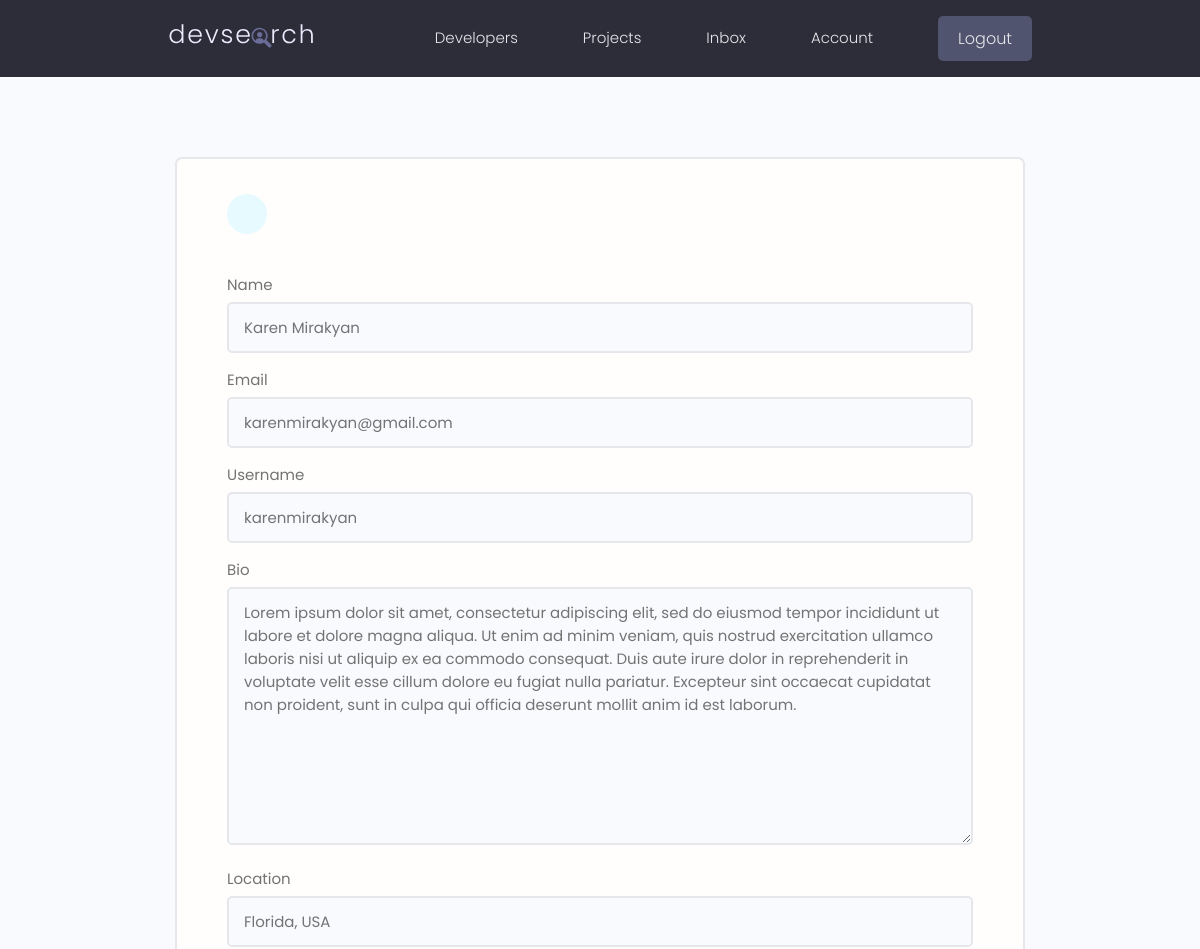
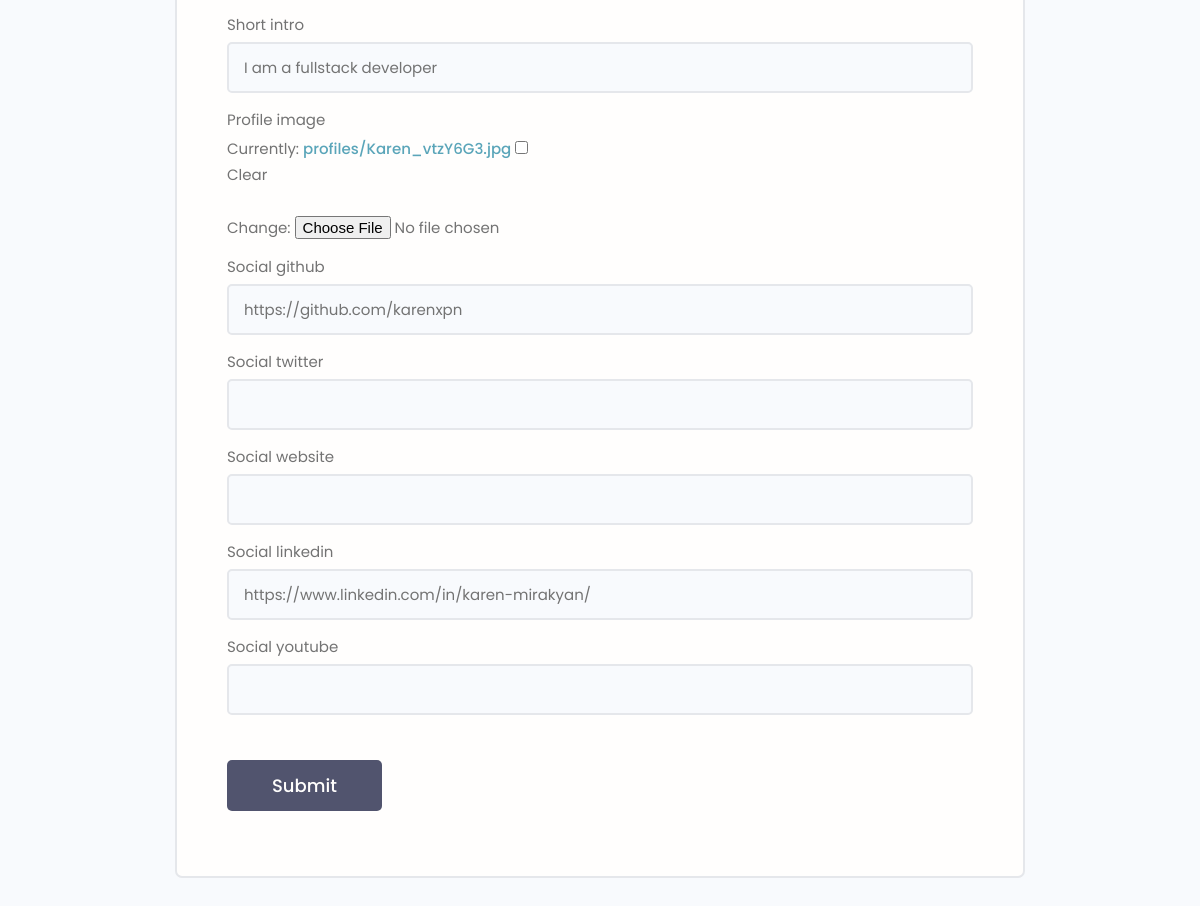
The page /edit-account/ (signed in) on the database its author committed (2 pictures, top to bottom).
### users/models.py (models this page shows, shortened)
class Profile(models.Model):
    user = models.OneToOneField(User, on_delete=models.CASCADE, null=True, blank=True)
    name = models.CharField(max_length=200, blank=True, null=True)
    username = models.CharField(max_length=200, blank=True, null=True)
    location = models.CharField(max_length=200, blank=True, null=True)
    email = models.EmailField(max_length=200, blank=True, null=True)
    short_intro = models.CharField(max_length=200, blank=True, null=True)
    bio = models.TextField(blank=True, null=True)
    profile_image = models.ImageField(null=True, blank=True, upload_to='profiles/', default='profiles/user-default.png')
    social_github = models.CharField(max_length=200, blank=True, null=True)
    social_twitter = models.CharField(max_length=200, blank=True, null=True)
    social_linkedin = models.CharField(max_length=200, blank=True, null=True)
    social_youtube = models.CharField(max_length=200, blank=True, null=True)
    social_website = models.CharField(max_length=200, blank=True, null=True)
    created = models.DateTimeField(auto_now_add=True)
    id = models.UUIDField(default=uuid.uuid4, unique=True, primary_key=True, editable=False)

### users/views.py (the view)
# urls.py: path('edit-account/', views.edit_account, name='edit-account'),
@login_required(login_url='login')
def edit_account(request):
    profile = request.user.profile
    form = ProfileForm(instance=profile)
    if request.method == 'POST':
        form = ProfileForm(request.POST, request.FILES, instance=profile)
        if form.is_valid():
            form.save()
            return redirect('account')
    context = {'form': form}
    return render(request, 'users/profile_form.html', context)

### users/forms.py
class ProfileForm(ModelForm):
    class Meta:
        model = Profile
        fields = ['name',
                  'email',
                  'username',
                  'bio',
                  'location',
                  'short_intro',
                  'profile_image',
                  'social_github',
                  'social_twitter',
                  'social_website',
                  'social_linkedin',
                  'social_youtube']
    def __init__(self, *args, **kwargs):
        super(ProfileForm, self).__init__(*args, **kwargs)
        for name, field in self.fields.items():
            field.widget.attrs.update({'class': 'input'})

### users/templates/users/profile_form.html (shortened to what this page needs)
{% extends 'main.html' %}
{% block content %}
    <main class="formPage my-xl">
        <div class="content-box">
            <div class="formWrapper">
                <a class="backButton" href="{% url 'account' %}"></a>
                <br>
                <form class="form"  method="POST" action="{% url 'edit-account' %}" enctype="multipart/form-data">
                    {% for field in form %}
                        <div class="form__field">
                            <label for="formInput#text">{{field.label}}</label>
                            {{ field }}
                        </div>
                    {% endfor %}
                    <input class="btn btn--sub btn--lg  my-md" type="submit" value="Submit" />
                </form>
            </div>
        </div>
    </main>
{% endblock %}

### static/styles/app.css (style rules this page uses)
:root { --color-sub: #2d2d39; }
.btn--sub { background-color: var(--color-sub-light); }
.content-box { width: 95%; max-width: 85rem; margin: 0 auto; }
.backButton { background: var(--color-main-light); color: var(--color-main); width: 4rem; height: 4rem; display: flex; align-items: center; justify-content: center; border-radius: 50%; }
.formPage .formWrapper { list-style: none; background: var(--color-white); padding: 3.5rem 5rem; border: 2px solid var(--color-light); border-radius: 0.7rem; }

### static/uikit/styles/modules/_variables.css (style rules this page uses)
:root { --color-main: #5aa5b9; --color-main-light: #e6faff; --color-sub: #3f4156; --color-sub-light: #51546e; --color-sub-lighter: #ededfd; --color-text: #737373; --color-gray: #8b8b8b; --color-light: #e5e7eb; --color-light-gray: #767676; --color-bg: #f8fafd; --color-white: #fffefd; --color-white-light: #f3f3f3; --color-success: #359e64; --color-success-bg: #def8e8; --color-error: #fc4b0b; --color-error-bg: #fff2ee; --font-base: 'Poppins', arial, helvetica, 'Segoe UI', roboto, ubuntu, sans-serif; --font-monospace: 'Fira Code', 'Courier New', courier, monospace; --font-regular: 300; --font-medium: 500; --font-bold: 700; --generic-shadow: 1px 1px 5px #00000010; --generic-transition: all 0.3s ease-in-out; }

### static/uikit/styles/modules/_base.css (style rules this page uses)
* { margin: 0; padding: 0; box-sizing: border-box; text-rendering: optimizeLegibility; color: inherit; font-size: inherit; }
html { font-size: 50%; }
@media only screen and (min-width: 480px) { html { font-size: 56.25%; } }
@media only screen and (min-width: 1200px) { html { font-size: 62.5%; } }
body { line-height: 1.6; font-weight: 400; font-size: 1.5rem; color: var(--color-text); background-color: var(--color-bg); min-height: 100vh; }

### static/uikit/styles/modules/_typography.css (style rules this page uses)
* { font-family: var(--font-base); }
a { padding-bottom: 2px; text-decoration: none; display: inline-block; color: var(--color-main); font-weight: var(--font-medium); }

### static/uikit/styles/modules/_utilities.css (style rules this page uses)
.my-md { margin: 3rem auto; }
.my-xl { margin: 8rem auto; }

### static/uikit/styles/modules/_button.css (style rules this page uses)
.btn { display: inline-block; position: relative; cursor: pointer; background-color: var(--color-light); font-weight: var(--font-medium); color: var(--color-sub); text-decoration: none; padding: 1rem 2rem; border-radius: 0.5rem; border: none; width: -webkit-fit-content; width: -moz-fit-content; width: fit-content; height: -webkit-fit-content; height: -moz-fit-content; height: fit-content; font-size: 1.6rem; outline-width: 0; outline-color: transparent; -webkit-backface-visibility: hidden; backface-visibility: hidden; transition: all 0.3s ease-in-out; }
.btn--sub { background-color: var(--color-sub); color: var(--color-white); }
.btn--lg { font-size: 1.8rem; padding: 1.2rem 4.5rem; }

### static/uikit/styles/modules/_form.css (style rules this page uses)
.form { display: block; }
.form__field { margin-top: 1.5rem; margin-bottom: 1.5rem; }
.form__label, .form__field > label { display: block; margin-bottom: 0.5rem; color: var(--color-text); }
input.input[type='text'], input.input[type='email'], input.input[type='password'], input.input[type='number'], textarea.input { min-width: 24rem; width: 100%; padding: 1.2rem 1.5rem; border-radius: 0.5rem; border: 2px solid var(--color-light); transition: all 0.3s ease-in-out; background-color: var(--color-bg); }

### rows shown on the page
Profile: form "Karen Mirakyan" "karenmirakyan@gmail.com" "karenmirakyan" "Lorem ipsum dolor sit amet, consectetur adipiscing elit, sed do eiusmod tempor incididunt ut labore et dolore magna aliqua. Ut enim ad minim veniam, quis nostrud exercitation ullamco laboris nisi ut aliquip ex ea commodo consequat. Duis aute irure dolor in reprehenderit in voluptate velit esse cillum dolore eu fugiat nulla pariatur. Excepteur sint occaecat cupidatat non proident, sunt in culpa qui officia deserunt mollit anim id est laborum." "Florida, USA" "I am a fullstack developer" "https://github.com/karenxpn" "https://www.linkedin.com/in/karen-mirakyan/"

### other values the page prints
{{ field.label }} "Name" "Email" "Username" "Bio" "Location" "Short intro" "Profile image" "Social github" "Social twitter" "Social website" "Social linkedin" "Social youtube"
